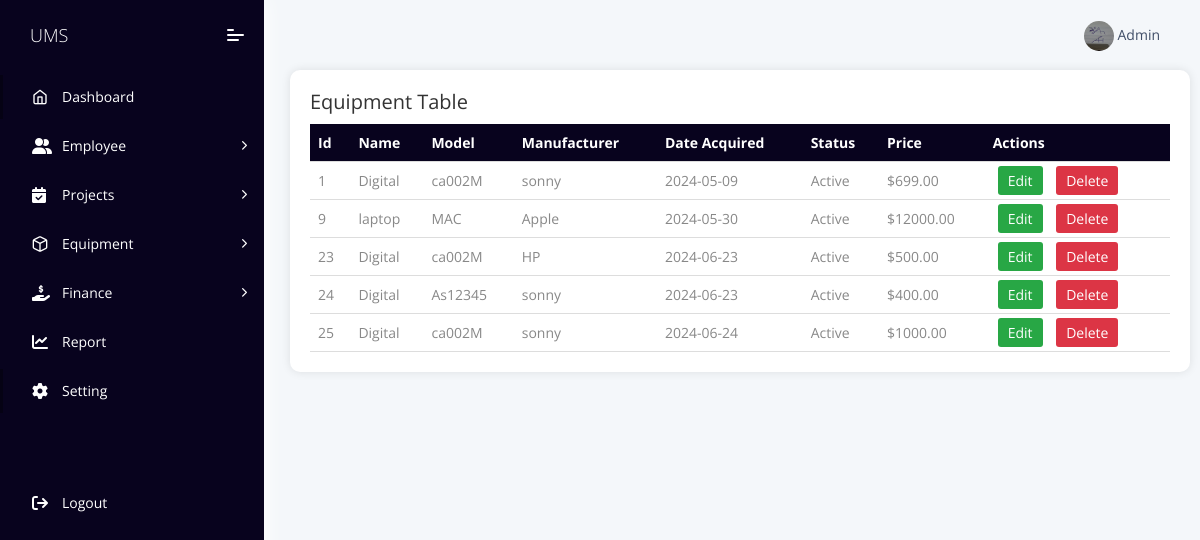
Screenshot of /Application/view/Equip_table.php (signed in) with the database file from the repository.
### tables this page shows
CREATE TABLE `register_equip` (
  `id` int(11) NOT NULL,
  `name` varchar(255) NOT NULL,
  `model` varchar(255) NOT NULL,
  `manufacturer` varchar(255) NOT NULL,
  `date_acquired` date NOT NULL,
  `status` varchar(50) NOT NULL,
  `price` decimal(10,2) NOT NULL
);

### Application/view/Equip_table.php (the view, shortened to what this page needs)
<?php include 'header.php'; ?>
<?php include 'sidebar.php'; ?>
<?php
$conn = new mysqli("localhost", "root", "", "ums");
$sql = "SELECT * FROM register_equip";
$result = $conn->query($sql);
?>
<!DOCTYPE html>
<html lang="en">
<head>
</head>
<body>
    <div class="container">
        <h2>Equipment Table</h2>
        <table>
            <thead>
                <tr>
                    <th>Id</th>
                    <th>Name</th>
                    <th>Model</th>
                    <th>Manufacturer</th>
                    <th>Date Acquired</th>
                    <th>Status</th>
                    <th>Price</th>
                    <th>Actions</th>
                </tr>
            </thead>
            <tbody>
                <?php
                if ($result->num_rows > 0) {
                    while($row = $result->fetch_assoc()) {
                        echo "<tr>
                            <td>{$row['id']}</td>
                            <td>{$row['name']}</td>
                            <td>{$row['model']}</td>
                            <td>{$row['manufacturer']}</td>
                            <td>{$row['date_acquired']}</td>
                            <td>{$row['status']}</td>
                            <td>\${$row['price']}</td>
                            <td class='action-buttons'>
                                <a href='#' class='edit-btn' onclick='openEditModal(". json_encode($row) .")'>Edit</a>
                                <a href='delete_equipment.php?id={$row['id']}' class='delete-btn' onclick='return confirm(\"Are you sure?\")'>Delete</a>
                            </td>
                        </tr>";
                    }
                } else {
                    echo "<tr><td colspan='8'>No equipment found</td></tr>";
                }
                ?>
            </tbody>
        </table>
    </div>
</body>
</html>

### Application/css/sidebar.css (style rules this page uses)
h2 { font-size: 20px; margin-bottom: 10px; color: #333; }
@media (min-width: 1200px) and (max-width: 1599px) { .container { max-width: 1140px; } }
.container { width: 100%; margin: 0 auto; padding: 0 15px; }

### Application/view/header.php (style rules this page uses)
.dropdown-menu, .user-name, { color: white; }

### Application/view/Equip_table.php (style rules this page uses)
.container { width: 75%; margin-left: 260px; background-color: #fff; padding: 20px; border-radius: 10px; box-shadow: 0 0 10px rgba(0, 0, 0, 0.1); position: relative; left: 40%; transform: translateX(-50%); }
table { width: 100%; border-collapse: collapse; border-radius: 7px; }
th, td { padding: 8px; text-align: left; border-bottom: 1px solid #ddd; }
thead { background-color: #08031E; color: #fff; }
.action-buttons a { text-decoration: none; padding: 5px 10px; margin: 0 5px; border-radius: 3px; color: #fff; }
.action-buttons .edit-btn { background-color: #28a745; }
.action-buttons .delete-btn { background-color: #dc3545; }

### rows the page displays
register_equip: id "1", name "Digital", model "ca002M", manufacturer "sonny", date_acquired "2024-05-09", status "Active", price "699.00"
register_equip: id "9", name "laptop", model "MAC", manufacturer "Apple", date_acquired "2024-05-30", status "Active", price "12000.00"
register_equip: id "23", name "Digital", model "ca002M", manufacturer "HP", date_acquired "2024-06-23", status "Active", price "500.00"
register_equip: id "24", name "Digital", model "As12345", manufacturer "sonny", date_acquired "2024-06-23", status "Active", price "400.00"
register_equip: id "25", name "Digital", model "ca002M", manufacturer "sonny", date_acquired "2024-06-24", status "Active", price "1000.00"

### other values shown
$_SESSION['username'] "Admin"
